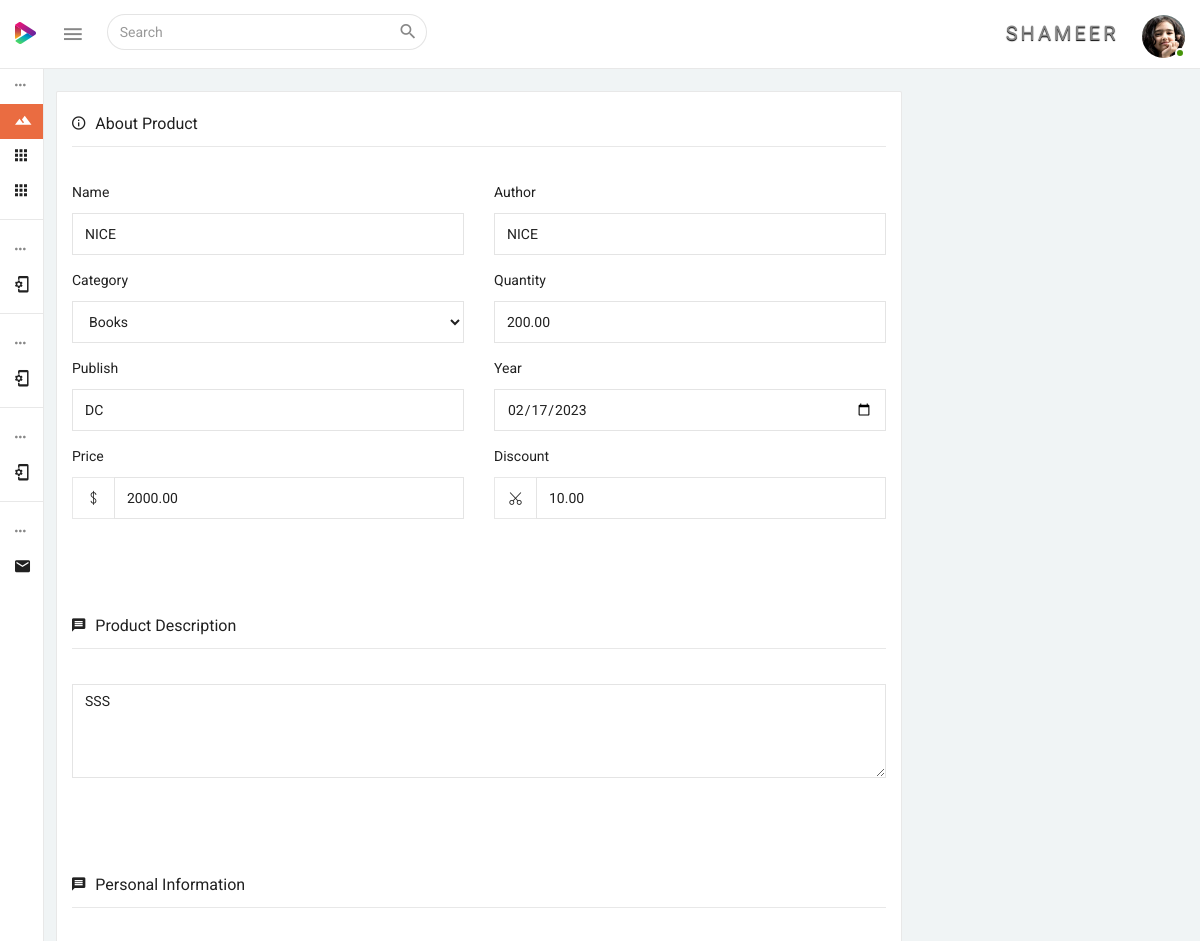
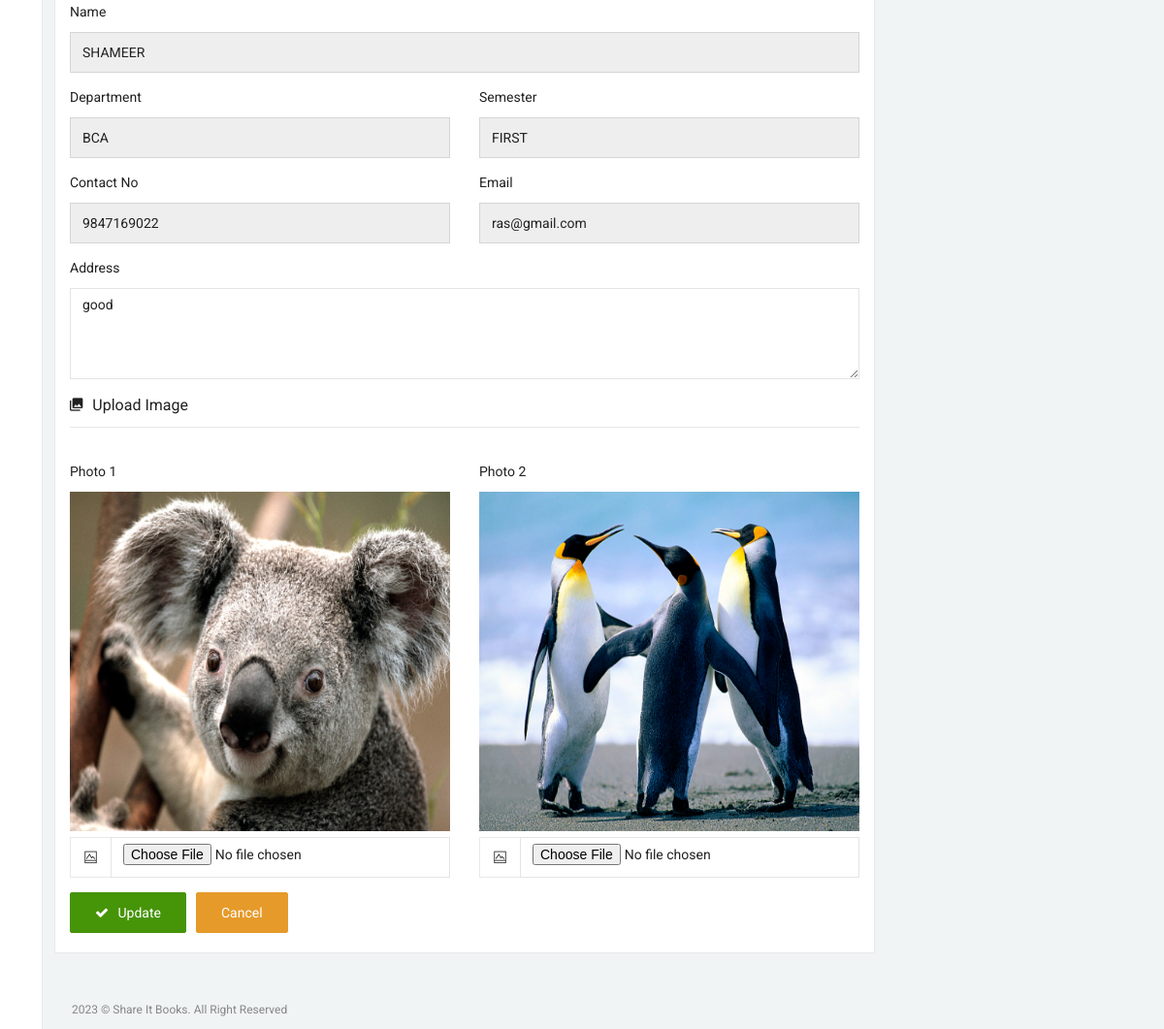
Screenshot of /user/books_edit_view.php?id=15 (signed in) with the database file from the repository (2 pictures, top to bottom).
### tables this page shows
CREATE TABLE IF NOT EXISTS `users` (
  `id` bigint(21) NOT NULL AUTO_INCREMENT,
  `user_id` varchar(255) DEFAULT NULL,
  `user_type` varchar(255) NOT NULL,
  `fname` varchar(255) DEFAULT NULL,
  `lname` varchar(255) DEFAULT NULL,
  `phone` varchar(15) DEFAULT NULL,
  `semail` text,
  `password` text,
  `status` tinyint(1) DEFAULT '1',
  `photo` text,
  `addrs` text NOT NULL,
  `age` varchar(200) NOT NULL,
  `sex` varchar(200) NOT NULL,
  `dprtmnt` varchar(200) NOT NULL,
  `semester` varchar(200) NOT NULL,
  PRIMARY KEY (`id`)
);

CREATE TABLE IF NOT EXISTS `books` (
  `id` bigint(21) NOT NULL AUTO_INCREMENT,
  `user_id` varchar(255) DEFAULT NULL,
  `product_name` varchar(255) DEFAULT NULL,
  `product_sub` varchar(255) DEFAULT NULL,
  `category` varchar(255) DEFAULT NULL,
  `qty` decimal(13,2) DEFAULT NULL,
  `price` decimal(13,2) DEFAULT NULL,
  `discount` decimal(13,2) DEFAULT NULL,
  `description` text,
  `photo_1` text NOT NULL,
  `photo_2` text NOT NULL,
  `pblsh` text NOT NULL,
  `pyr` text NOT NULL,
  `sname` varchar(200) NOT NULL,
  `cntno` varchar(200) NOT NULL,
  `email` varchar(200) NOT NULL,
  `addrs` text NOT NULL,
  `dprmnt` varchar(200) NOT NULL,
  `semester` varchar(200) NOT NULL,
  `date` date NOT NULL,
  PRIMARY KEY (`id`)
);

### user/books_edit_view.php (the view, shortened to what this page needs)
<?php
	include('../connect/db.php');
	$id = $_GET['id'];
	$qry_user = $db->prepare("SELECT * FROM books WHERE id = '$id'");
	$qry_user->execute();
	$rows = $qry_user->fetch();
	?>
 <!DOCTYPE html>
 <html lang="en">
 <head>
 	<?php include("include\css.php"); ?>
 </head>
 <body>
 	<div class="wrapper theme-1-active pimary-color-red">
 		<?php include("include\menu.php"); ?>
 		<?php include("include\leftmenu.php"); ?>
 		<div class="page-wrapper">
 			<div class="container-fluid pt-25">
 				<div class="row">
 					<div class="col-sm-9">
 						<div class="panel panel-default card-view">
 							<div class="panel-wrapper collapse in">
 								<div class="panel-body">
 									<div class="form-wrap">
 										<form action="actions/book_edit_view.php" method="post" enctype="multipart/form-data" autocomplete="off">
 											<h6 class="txt-dark capitalize-font"><i class="zmdi zmdi-info-outline mr-10"></i>about product</h6>
 											<hr class="light-grey-hr" />
 											<div class="row">
 												<div class="col-md-6">
 													<div class="form-group">
 														<label class="control-label mb-10">Name</label>
 														<input type="text" name="product_name" class="form-control" value="<?php echo $rows['product_name'] ?>" required>
 													</div>
 												</div>
 												<div class="col-md-6">
 													<div class="form-group">
 														<label class="control-label mb-10">Author</label>
 														<input type="text" name="product_sub" class="form-control" value="<?php echo $rows['product_sub'] ?>" required>
 													</div>
 												</div>
 											</div>
 											<div class="row">
 												<div class="col-md-6">
 													<div class="form-group">
 														<label class="control-label mb-10">Category</label>
 														<select class="form-control" name="category" data-placeholder="Choose a Category" tabindex="1" required>
 															<option value="<?php echo $rows['category'] ?>"><?php echo $rows['category'] ?></option>
 														</select>
 													</div>
 												</div>
 												<div class="col-md-6">
 													<div class="form-group">
 														<label class="control-label mb-10">Quantity</label>
 														<input type="number" name="qty" class="form-control" value="<?php echo $rows['qty'] ?>" required>
 													</div>
 												</div>
                                                <div class="col-md-6">
 													<div class="form-group">
 														<label class="control-label mb-10">Publish</label>
 														<input type="text" name="pblsh" class="form-control" value="<?php echo $rows['pblsh'] ?>">
 													</div>
 												</div>
                                                <div class="col-md-6">
 													<div class="form-group">
 														<label class="control-label mb-10">Year</label>
 														<input type="date" name="pyr" class="form-control" value="<?php echo $rows['pyr'] ?>" max="<?php echo date("Y-m-d");?>">
 													</div>
 												</div>
 											</div>
 											<div class="row">
 												<div class="col-md-6">
 													<div class="form-group">
 														<label class="control-label mb-10">Price</label>
 														<div class="input-group">
 															<div class="input-group-addon"><i class="ti-money"></i></div>
 															<input type="number" class="form-control" name="price" value="<?php echo $rows['price'] ?>" id="exampleInputuname" required>
 														</div>
 													</div>
 												</div>
 												<div class="col-md-6">
 													<div class="form-group">
 														<label class="control-label mb-10">Discount</label>
 														<div class="input-group">
 															<div class="input-group-addon"><i class="ti-cut"></i></div>
 															<input type="number" class="form-control" name="discount" value="<?php echo $rows['discount'] ?>" required>
 														</div>
 													</div>
 												</div>
 											</div>
 											<h6 class="txt-dark capitalize-font"><i class="zmdi zmdi-comment-text mr-10"></i>Product Description</h6>
 											<hr class="light-grey-hr" />
 											<div class="row">
 												<div class="col-md-12">
 													<div class="form-group">
 														<textarea class="form-control" name="description" required rows="4"><?php echo $rows['description'] ?></textarea>
 													</div>
 												</div>
 											</div>
 											<h6 class="txt-dark capitalize-font"><i class="zmdi zmdi-comment-text mr-10"></i>Personal Information</h6>
 											<hr class="light-grey-hr" />
 											<div class="row">
                                             <div class="col-md-12">
 													<div class="form-group">
 														<label class="control-label mb-10">Name</label>
 														<input type="text" name="sname" class="form-control" value="<?php echo $rows['sname'] ;?>" readonly>
 													</div>
 												</div>
                                                 <div class="col-md-6">
 													<div class="form-group">
 														<label class="control-label mb-10">Department</label>
 														<input type="text" name="dprmnt" class="form-control" value="<?php echo $rows['dprmnt'] ;?>" readonly>
 													</div>
 												</div>
                                                <div class="col-md-6">
 													<div class="form-group">
 														<label class="control-label mb-10">Semester</label>
 														<input type="text" name="semester" class="form-control" value="<?php echo $rows['semester'] ;?>" readonly>
 													</div>
 												</div>
 												<div class="col-md-6">
 													<div class="form-group">
 														<label class="control-label mb-10">Contact No</label>
 														<input type="text" name="cntno" class="form-control" value="<?php echo $rows['cntno'] ?>" readonly>
 													</div>
 												</div>
 												<div class="col-md-6">
 													<div class="form-group">
 														<label class="control-label mb-10">Email</label>
 														<input type="text" name="email" class="form-control" value="<?php echo $rows['email'] ;?>" readonly>
 													</div>
 												</div>
												<div class="col-md-12">
 													<div class="form-group">
														<label class="control-label mb-10">Address</label>
 														<textarea class="form-control" name="addrs" required rows="4"><?php echo $rows['addrs'] ?></textarea>
 													</div>
 												</div>
 											</div>
 											<h6 class="txt-dark capitalize-font"><i class="zmdi zmdi-collection-image mr-10"></i>upload image</h6>
 											<hr class="light-grey-hr" />
 											<div class="row">
 												<div class="col-md-6">
 													<div class="form-group">
 														<label class="control-label mb-10">Photo 1</label>
 														<img src="../photos/<?php echo $rows['photo_1'] ?>" style="width:100%; height:350px;">
 														<div class="input-group">
 															<div class="input-group-addon"><i class="ti-image"></i></div>
 															<input type="file" class="form-control" name="photo_1">
 														</div>
 													</div>
 												</div>
 												<div class="col-md-6">
 													<div class="form-group">
 														<label class="control-label mb-10">Photo 2</label>
 														<img src="../photos/<?php echo $rows['photo_2'] ?>" style="width:100%; height:350px;">
 														<div class="input-group">
 															<div class="input-group-addon"><i class="ti-image"></i></div>
 															<input type="file" class="form-control" name="photo_2">
 														</div>
 													</div>
 												</div>
 											</div>
 											<div class="form-actions">
 												<button class="btn btn-success btn-icon left-icon mr-10 pull-left"> <i class="fa fa-check"></i> <span>update</span></button>
 												<button type="button" class="btn btn-warning pull-left">Cancel</button>
 											</div>
 										</form>
 									</div>
 								</div>
 							</div>
 						</div>
 					</div>
 				</div>
 			</div>
 			<footer class="footer container-fluid pl-30 pr-30">
 				<div class="row">
 					<div class="col-sm-12">
 						<p>2023 &copy; Share It Books. All Right Reserved</p>
 					</div>
 				</div>
 			</footer>
 		</div>
 	</div>
 </body>
 </html>

### user/include/menu.php (shortened to what this page needs)
<?php
	$user_id=$_SESSION['SESS_CUSTOMER_ID'];
	$qry_user = $db->prepare("SELECT * FROM users WHERE user_id = '$user_id'");
	$qry_user->execute();
	$rows_user = $qry_user->fetch();
	$fname = $rows_user['fname'];
	$photo = $rows_user['photo'];
	?>
<nav class="navbar navbar-inverse navbar-fixed-top">
    <div class="mobile-only-brand pull-left">
        <div class="nav-header pull-left">
            <div class="logo-wrap">
                <a href="index.php">
                    <img class="brand-img" src="../admin/dist/img/logo.png" alt="brand"/>
                </a>
            </div>
        </div>
        <a id="toggle_nav_btn" class="toggle-left-nav-btn inline-block ml-20 pull-left" href="javascript:void(0);"><i class="zmdi zmdi-menu"></i></a>
        <form id="search_form" role="search" class="top-nav-search collapse pull-left">
            <div class="input-group">
                <input type="text" name="example-input1-group2" class="form-control" placeholder="Search">
                <span class="input-group-btn">
                <button type="button" class="btn  btn-default"  data-target="#search_form" data-toggle="collapse" aria-label="Close" aria-expanded="true"><i class="zmdi zmdi-search"></i></button>
                </span>
            </div>
        </form>
    </div>
    <div id="mobile_only_nav" class="mobile-only-nav pull-right">
      <ul class="nav navbar-right top-nav pull-right">
            <li class="dropdown auth-drp">
                <a href="#" class="dropdown-toggle pr-0" data-toggle="dropdown">
                <spam style="padding-right:20px; font-size:20px; text-shadow:0px 1px 1px black; letter-spacing:3px;"><?php echo $fname;?></spam> <img src="../photos/<?php echo $photo;?>" alt="user_auth" class="user-auth-img img-circle"/>
                <span class="user-online-status"></span></a>
            </li>
      </ul>
    </div>
</nav>

### rows the page displays
users: fname "SHAMEER", photo (picture)
books: product_name "NICE", product_sub "NICE", category "Books", qty "200.00", pblsh "DC", pyr "02/17/2023", price "2000.00", discount "10.00", description "SSS", sname "SHAMEER", dprmnt "BCA", semester "FIRST", cntno "9847169022", email "ras@gmail.com", addrs "good", photo_1 (picture), photo_2 (picture)
